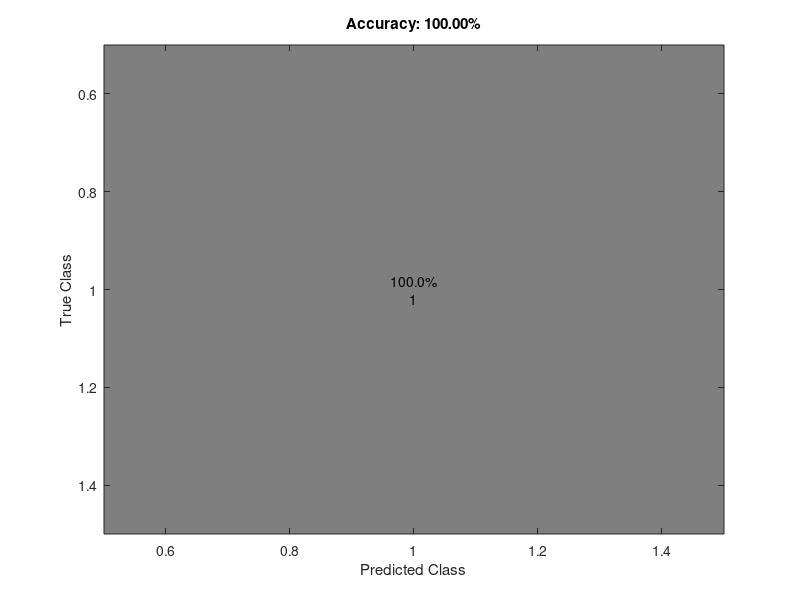

Reproduce this figure in MATLAB. (Note: this script raises an error after producing the figure.)
function plotConfMat(varargin)

	switch (nargin)
		case 0
		   confmat = 1;
		   labels = {'1'};
		case 1
		   confmat = varargin{1};
		   labels = 1:size(confmat, 1);
		otherwise
		   confmat = varargin{1};
		   labels = varargin{2};
	end

	confmat(isnan(confmat))=0; 
	numlabels = size(confmat, 1);

	confpercent = 100*confmat./repmat(sum(confmat, 1),numlabels,1);

	% plotting the colors
	imagesc(confpercent);
	title(sprintf('Accuracy: %.2f%%', 100*trace(confmat)/sum(confmat(:))));
	ylabel('True Class'); xlabel('Predicted Class');

	colormap(flipud(gray(256)));

	textStrings = num2str([confpercent(:), confmat(:)], '%.1f%%\n%d\n');
	textStrings = strtrim(cellstr(textStrings));

	[x,y] = meshgrid(1:numlabels);
	hStrings = text(x(:),y(:),
				    textStrings(:), ...
				   'HorizontalAlignment','center');

	midValue = mean(get(gca,'CLim'));

	textColors = repmat(confpercent(:) > midValue,1,3);
	set(hStrings,{'Color'},num2cell(textColors,2));

	labels = ["Building","Ground","Roof"];

	if numlabels == 3
		labels = ["Building","Roof","Ground"];
	elseif numlabels == 4
		labels = ["Building","Roof","Door","Window"];
	elseif numlabels == 6
		labels = ["Building","Roof","Door","Window","Vegetation","Ground"];
	end


	% Setting the axis labels
	set(gca,'XTick',1:numlabels,...
			'XTickLabel',labels,...
			'YTick',1:numlabels,...
			'YTickLabel',labels,...
			'TickLength',[0 0]);
end





